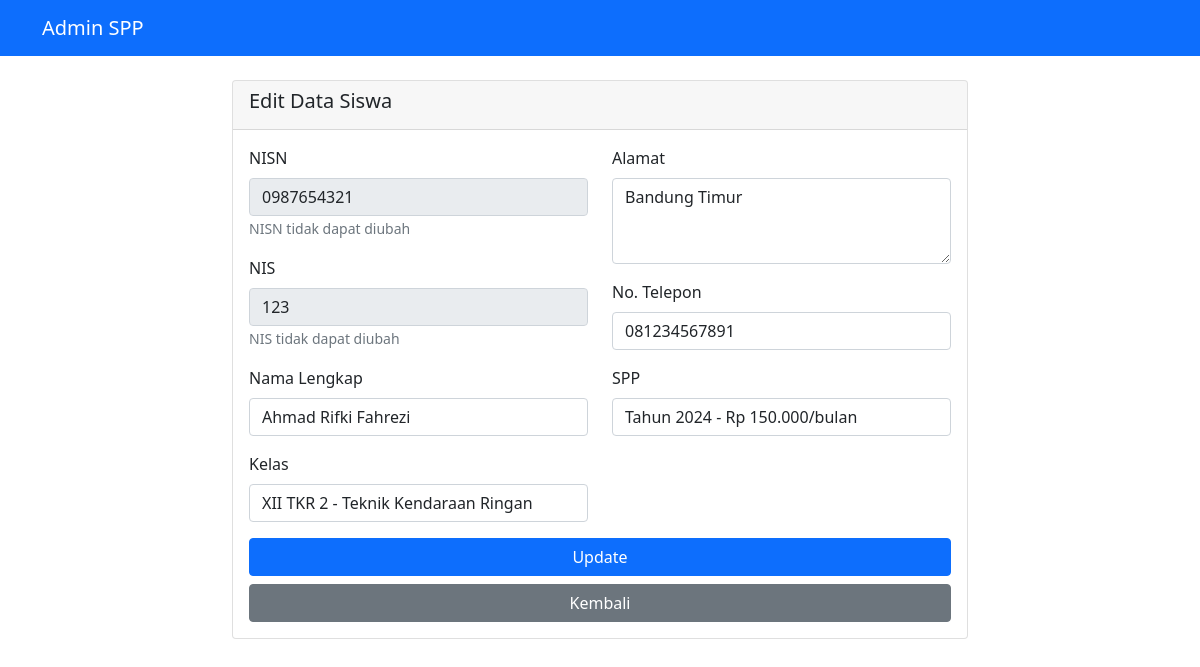
Screenshot of /admin/update-siswa.php?nisn=0987654321 (signed in) with the database file from the repository.
### tables this page shows
CREATE TABLE `siswa` (
  `nisn` varchar(10) NOT NULL,
  `nis` varchar(10) NOT NULL,
  `user_id` int(11) NOT NULL,
  `nama` varchar(50) NOT NULL,
  `id_kelas` int(11) NOT NULL,
  `alamat` text,
  `no_telp` varchar(13) DEFAULT NULL,
  `id_spp` int(11) NOT NULL
);

CREATE TABLE `kelas` (
  `id_kelas` int(11) NOT NULL,
  `nama_kelas` varchar(15) NOT NULL,
  `kompetensi_keahlian` varchar(50) NOT NULL
);

### admin/update-siswa.php (the view, shortened to what this page needs)
<?php
$database = new Database();
$db = $database->getConnection();
$nisn = $_GET['nisn'] ?? '';
$query = "SELECT s.*, u.username, u.email FROM siswa s JOIN users u ON s.user_id = u.id WHERE s.nisn = :nisn";
$stmt = $db->prepare($query);
$stmt->bindParam(':nisn', $nisn);
$stmt->execute();
$student = $stmt->fetch(PDO::FETCH_ASSOC);
$kelas_query = "SELECT * FROM kelas ORDER BY nama_kelas";
$kelas_stmt = $db->prepare($kelas_query);
$kelas_stmt->execute();
$kelas_list = $kelas_stmt->fetchAll(PDO::FETCH_ASSOC);
$spp_query = "SELECT * FROM spp ORDER BY tahun DESC";
$spp_stmt = $db->prepare($spp_query);
$spp_stmt->execute();
$spp_list = $spp_stmt->fetchAll(PDO::FETCH_ASSOC);
?>
<!DOCTYPE html>
<html lang="id">
<head>
    <link href="https://cdn.jsdelivr.net/npm/bootstrap@5.1.3/dist/css/bootstrap.min.css" rel="stylesheet">
</head>
<body>
    <nav class="navbar navbar-expand-lg navbar-dark bg-primary">
        <div class="container">
            <a class="navbar-brand" href="dashboard.php">Admin SPP</a>
        </div>
    </nav>
    <div class="container mt-4">
        <div class="row justify-content-center">
            <div class="col-md-8">
                <div class="card">
                    <div class="card-header">
                        <h5>Edit Data Siswa</h5>
                    </div>
                    <div class="card-body">
                        <form method="POST">
                            <div class="row">
                                <div class="col-md-6">
                                    <div class="mb-3">
                                        <label for="nisn" class="form-label">NISN</label>
                                        <input type="text" class="form-control" value="<?= $student['nisn'] ?>" readonly>
                                        <small class="text-muted">NISN tidak dapat diubah</small>
                                    </div>
                                    <div class="mb-3">
                                        <label for="nis" class="form-label">NIS</label>
                                        <input type="text" class="form-control" value="<?= $student['nis'] ?>" readonly>
                                        <small class="text-muted">NIS tidak dapat diubah</small>
                                    </div>
                                    <div class="mb-3">
                                        <label for="nama" class="form-label">Nama Lengkap</label>
                                        <input type="text" class="form-control" name="nama" value="<?= $student['nama'] ?>" required>
                                    </div>
                                    <div class="mb-3">
                                        <label for="id_kelas" class="form-label">Kelas</label>
                                        <select class="form-control" name="id_kelas" required>
                                            <?php foreach ($kelas_list as $kelas): ?>
                                                <option value="<?= $kelas['id_kelas'] ?>" <?= $student['id_kelas'] == $kelas['id_kelas'] ? 'selected' : '' ?>>
                                                    <?= $kelas['nama_kelas'] ?> - <?= $kelas['kompetensi_keahlian'] ?>
                                                </option>
                                            <?php endforeach; ?>
                                        </select>
                                    </div>
                                </div>
                                <div class="col-md-6">
                                    <div class="mb-3">
                                        <label for="alamat" class="form-label">Alamat</label>
                                        <textarea class="form-control" name="alamat" rows="3"><?= $student['alamat'] ?></textarea>
                                    </div>
                                    <div class="mb-3">
                                        <label for="no_telp" class="form-label">No. Telepon</label>
                                        <input type="text" class="form-control" name="no_telp" value="<?= $student['no_telp'] ?>">
                                    </div>
                                    <div class="mb-3">
                                        <label for="id_spp" class="form-label">SPP</label>
                                        <select class="form-control" name="id_spp" required>
                                            <?php foreach ($spp_list as $spp): ?>
                                                <option value="<?= $spp['id_spp'] ?>" <?= $student['id_spp'] == $spp['id_spp'] ? 'selected' : '' ?>>
                                                    Tahun <?= $spp['tahun'] ?> - Rp <?= number_format($spp['nominal'], 0, ',', '.') ?>/bulan
                                                </option>
                                            <?php endforeach; ?>
                                        </select>
                                    </div>
                                </div>
                            </div>
                            <div class="d-grid gap-2">
                                <button type="submit" class="btn btn-primary">Update</button>
                                <a href="data-siswa.php" class="btn btn-secondary">Kembali</a>
                            </div>
                        </form>
                    </div>
                </div>
            </div>
        </div>
    </div>
</body>
</html>

### rows the page displays
siswa: nisn "0987654321", nis "123", nama "Ahmad Rifki Fahrezi", id_kelas "XII TKR 2 - Teknik Kendaraan Ringan", alamat "Bandung Timur", no_telp "081234567891", id_spp "Tahun 2024 - Rp 150.000/bulan"
